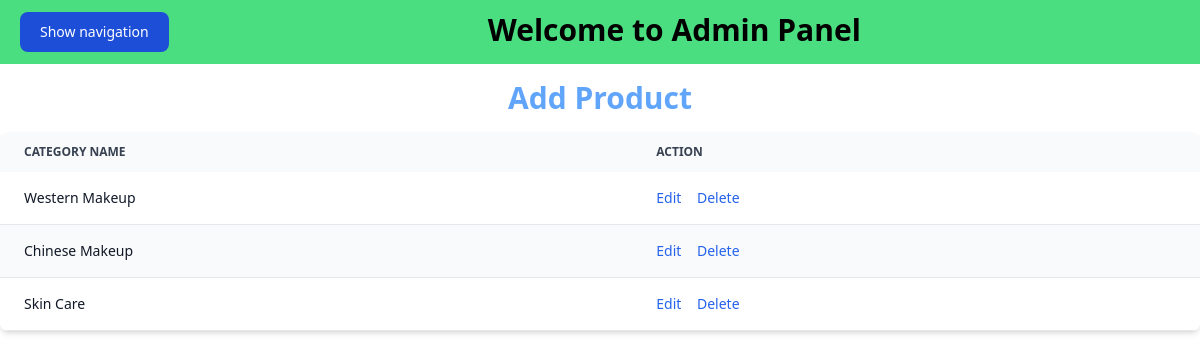
The page /product/categorylist/ on the database its author committed.
### product/models.py (models this page shows, shortened)
class Category(models.Model):
    category_name = models.CharField(max_length = 200, unique=True)

### product/views.py (the view)
# urls.py: path("categorylist/", views.categorylist, name ='categorylist'),
def categorylist(request):
    category = Category.objects.all()
    context = {
        "category": category
    }
    return render(request,"product/categorylist.html",context)

### product/templates/product/categorylist.html (shortened to what this page needs)
{% extends 'admins/index.html' %}
  {% load static %}
  {% block admin_content %}
  <div class="form-section">
    <h1 class="text-3xl text-blue-400 text-center font-bold my-4">Add Product</h1>
  </div>
<div class="relative overflow-x-auto shadow-md sm:rounded-lg">
    <table class="w-full text-sm text-left rtl:text-right text-gray-500 dark:text-gray-400">
        <thead class="text-xs text-gray-700 uppercase bg-gray-50 dark:bg-gray-700 dark:text-gray-400">
            <tr>
                <th scope="col" class="px-6 py-3">
                    Category name
                </th>
                <th scope="col" class="px-6 py-3">
                    Action
                </th>
            </tr>
        </thead>
        <tbody>
            {% for c in category %}
            <tr class="odd:bg-white odd:dark:bg-gray-900 even:bg-gray-50 even:dark:bg-gray-800 border-b dark:border-gray-700">
                <th scope="row" class="px-6 py-4 font-medium text-gray-900 whitespace-nowrap dark:text-white">
                   {{c.category_name}}
                </th>
                <td class="px-6 py-4">
                    <a href="{% url 'updatecategory' c.id %}" class="font-medium text-blue-600 dark:text-blue-500 hover:underline">Edit</a>
                    <a href="{% url 'deletecategory' c.id %}" class="font-medium text-blue-600 dark:text-red-500 hover:underline px-3">Delete</a>
                </td>
            </tr>
            {% endfor %}
        </tbody>
    </table>
</div>
  {% endblock %}

### rows shown on the page
Category: category_name "Western Makeup"
Category: category_name "Chinese Makeup"
Category: category_name "Skin Care"
